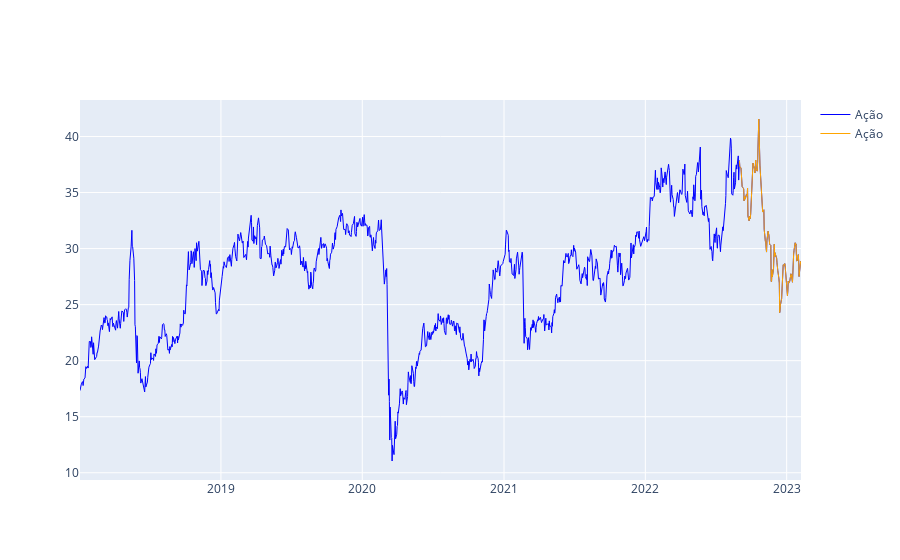

The code cell stored with this chart in its notebook:
### Code cell
ticker ="PETR3.SA"

df = yf.download(ticker)

base = df["2018":]



fig = go.Figure()

fig.add_trace(
    go.Scatter(
        name="Ação",
        x=base.index,
        y=base["Close"],
        line=dict(color='blue', width=1))
)
fig.add_trace(
    go.Scatter(
        name="Ação",
        x=base_continua.index,
        y=base_continua["Close"],
        line=dict(color='orange', width=1))
)
